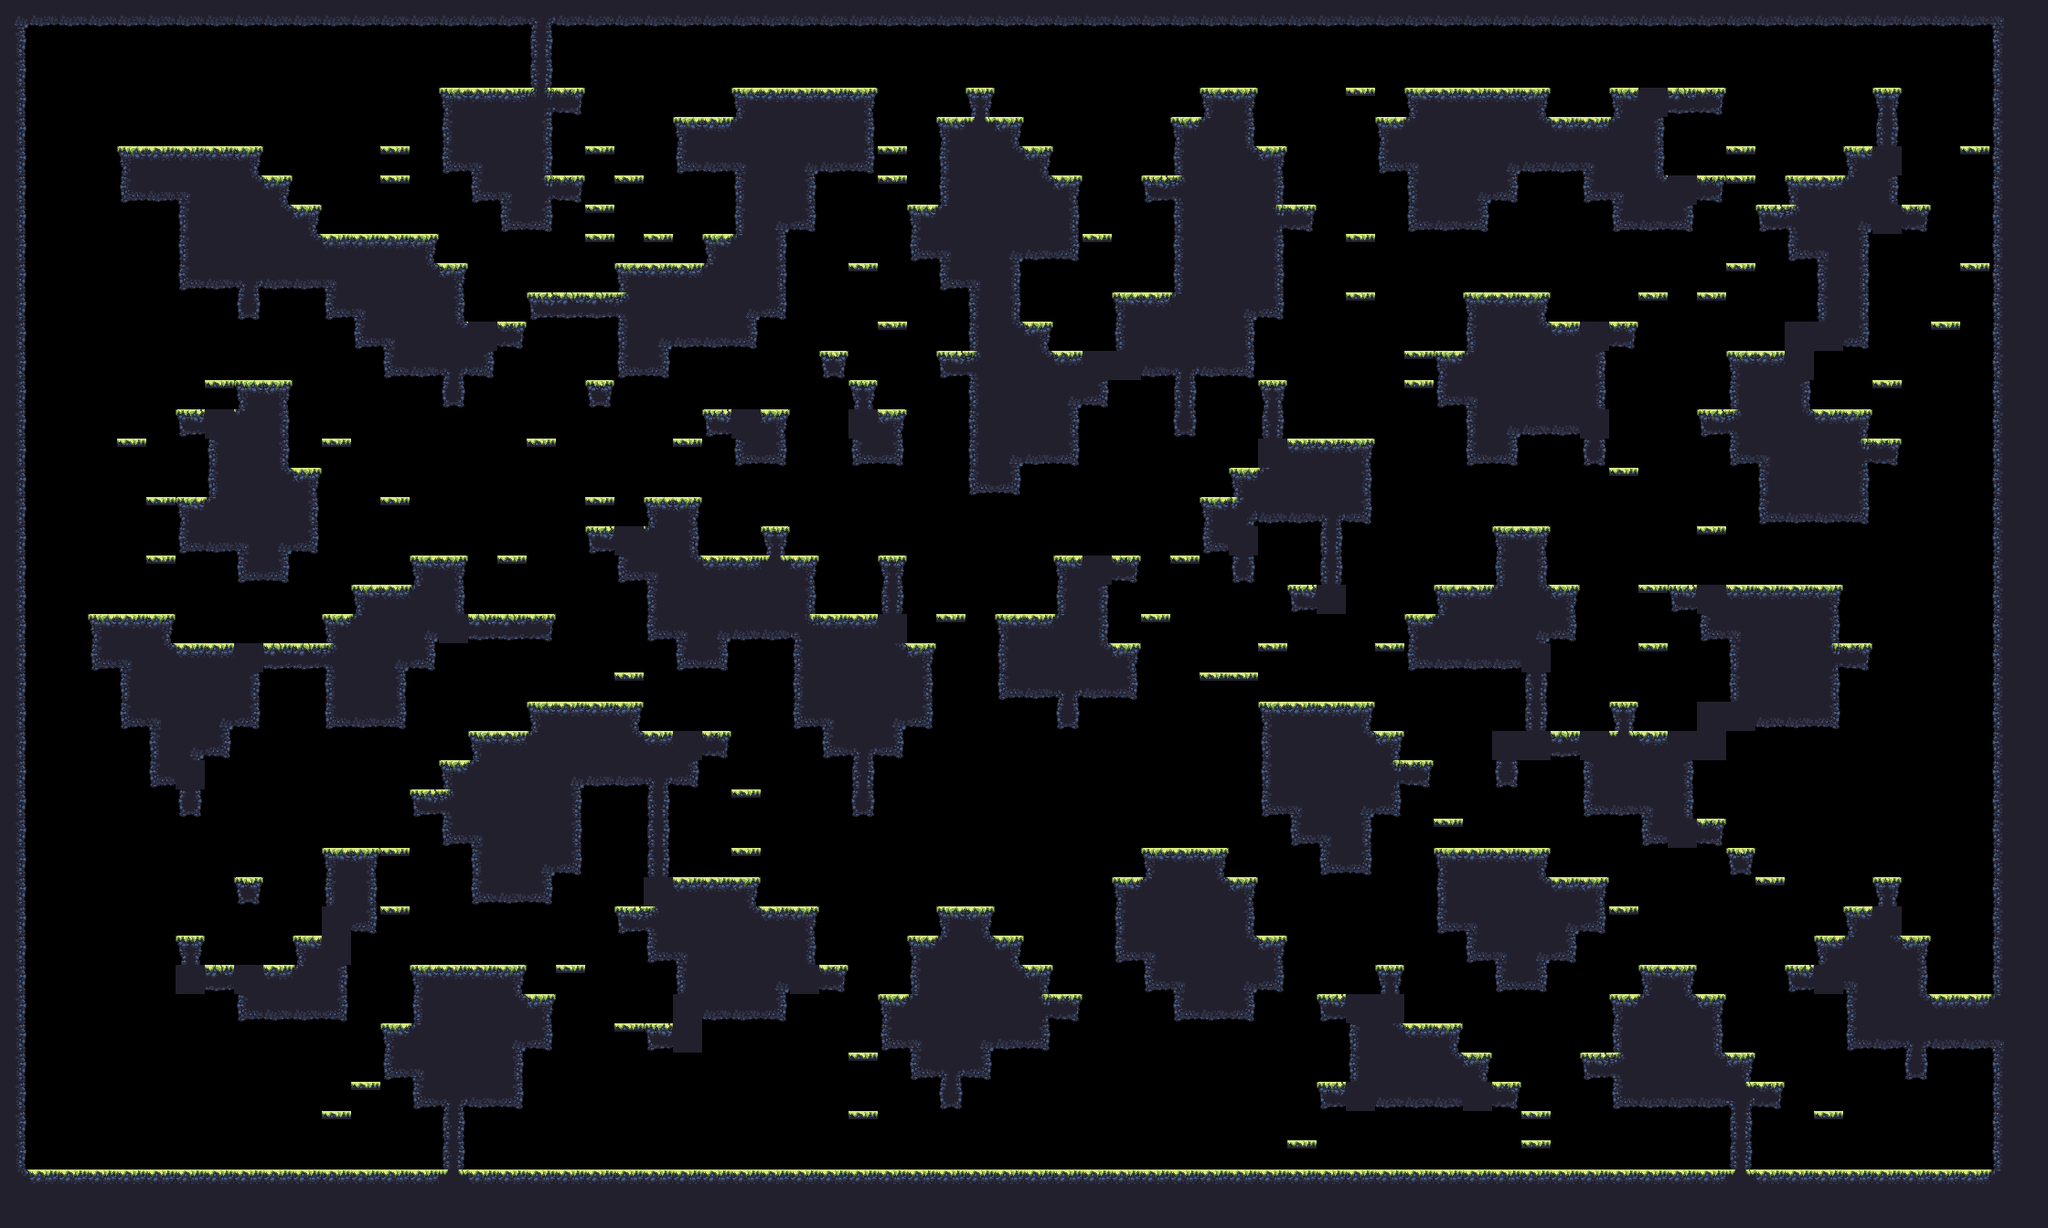

A level layout from a 2D game, rendered from its tile map. Below: a short description, then the map file with tile-grid data replaced by summaries:
An orthogonal 70x42 tile map with 32x32 px tiles, 1 tile layer (main) and 17 objects (9x spawn, spawnPlayer0, spawnCrown0, spawnPlayer1, spawnCrown1, ...).

<map compressionlevel="0" height="42" infinite="0" nextlayerid="3" nextobjectid="4" orientation="orthogonal" renderorder="right-down" tiledversion="1.3.2" tileheight="32" tilewidth="32" version="1.2" width="70">
 <tileset firstgid="1" source="forest_summer_tile_set.tsx" />
 <layer height="42" id="1" name="main" width="70">
  <data>[2940 cells, 1278 non-empty, 29 distinct tile ids]</data>
 </layer>
 <objectgroup><object id="1" name="spawnPlayer0" x="128" y="112.0" /><object id="2" name="spawnCrown0" x="192" y="112.0" /><object id="3" name="spawnPlayer1" x="1984" y="144.0" /><object id="4" name="spawnCrown1" x="1920" y="176.0" /><object id="5" name="spawnPlayer2" x="64" y="1232.0" /><object id="6" name="spawnCrown2" x="96" y="1232.0" /><object id="7" name="spawnPlayer3" x="2080" y="1232.0" /><object id="8" name="spawnCrown3" x="2080" y="1232.0" /><object id="9" name="spawn" x="1280" y="1232.0" /><object id="10" name="spawn" x="1088" y="624.0" /><object id="11" name="spawn" x="1088" y="944.0" /><object id="12" name="spawn" x="160" y="112.0" /><object id="13" name="spawn" x="736" y="496.0" /><object id="14" name="spawn" x="608" y="1232.0" /><object id="15" name="spawn" x="928" y="1008.0" /><object id="16" name="spawn" x="1952" y="1136.0" /><object id="17" name="spawn" x="384" y="208.0" /></objectgroup></map>
